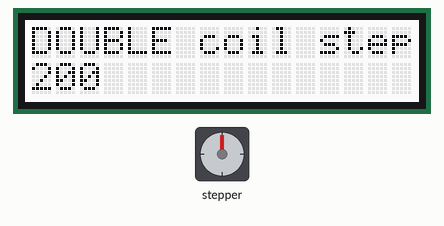
Simulated run of this sketch. Board: Arduino Uno, built with avr-gcc and run on an emulated ATmega328P. Parts: 16×2 character LCD, stepper motor. Stepper angles assume 200 steps per turn; what the sketch prints to the serial monitor is not drawn.

Above: at 0.23 s.
At 9.87 s:
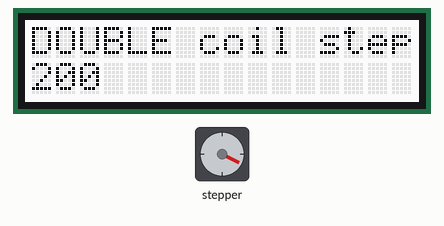
At 19.81 s:
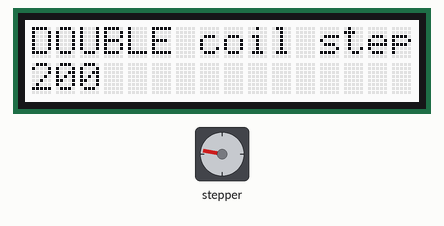
At 39.7 s:
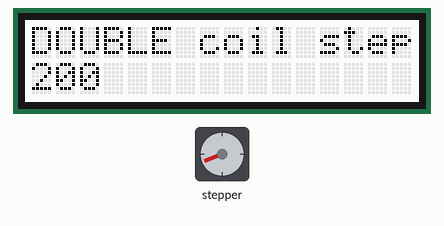
Timing chart, 0 to 40.0 s (numbered marks = the images above):
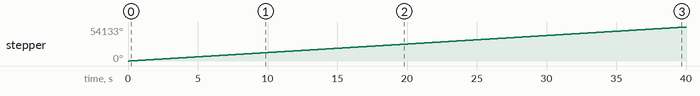

The sketch:

agitatior.ino
```cpp
#include <Adafruit_MotorShield.h>
#include <Wire.h>
#include "rgb_lcd.h"


// Create the motor shield object with the default I2C address
Adafruit_MotorShield AFMS = Adafruit_MotorShield();
// Or, create it with a different I2C address (say for stacking)
// Adafruit_MotorShield AFMS = Adafruit_MotorShield(0x61);

// Connect a stepper motor with 200 steps per revolution (1.8 degree)
// to motor port #2 (M3 and M4)
Adafruit_StepperMotor *myMotor = AFMS.getStepper(200, 2);
int steps = 200;

//LCD
rgb_lcd lcd;
boolean refreshLCD = true;

void setup() {
  Serial.begin(9600);           // set up Serial library at 9600 bps
  while (!Serial);
  Serial.println("Stepper test!");

  if (!AFMS.begin()) {         // create with the default frequency 1.6KHz
    Serial.println("Could not find Motor Shield. Check wiring.");
    while (1);
  }
  Serial.println("Motor Shield found.");

  myMotor->setSpeed(255);  // 10 rpm

  lcd.begin(16, 2);
}

void loop() {
  if (refreshLCD) {
    lcd.setCursor(0, 0);
    lcd.print("DOUBLE coil step");
    lcd.setCursor(0, 1);
    lcd.print(steps);
    refreshLCD = false;
  }

  if (steps > 0) {
    myMotor->step(steps, FORWARD, DOUBLE);
  }
}
```

Measured:
- by itself, stepper: keeps turning clockwise at about 1356°/s
